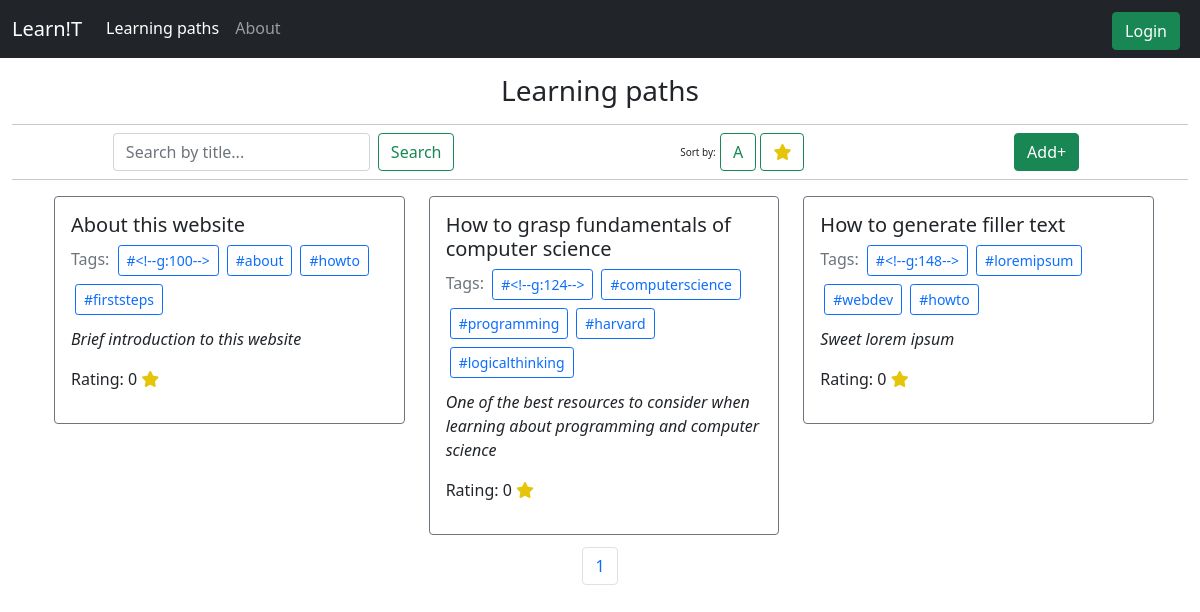
Screenshot of /learning-paths with the database file from the repository.
### tables this page shows
CREATE TABLE lpaths (
    id INTEGER PRIMARY KEY AUTOINCREMENT,
    title TEXT NOT NULL,
    tags TEXT,
    excerpt TEXT,
    body TEXT,
    rating INTEGER DEFAULT 0,
    isActive INTEGER DEFAULT 0,
    voted TEXT DEFAULT "",
    userId INTEGER,
    FOREIGN KEY(userId) REFERENCES users(id)
);

### app.py (the view, shortened to what this page needs)
@app.route('/learning-paths', methods=['GET'])
def learningPaths():
    active = [0, 1, 0]
    tag = request.args.get('tag')
    page = request.args.get('page')
    search = request.args.get('search')
    sortBy = request.args.get('sortBy')
    if page:
        page = int(page)
    if not page:
        page = 1
    limit = 6
    with sqlite3.connect(DB) as conn:
        cur = conn.cursor()
        count = int(cur.execute(
            "SELECT COUNT(*) FROM lpaths WHERE isActive=1;").fetchall()[0][0])
        pages = 0
        if((count % limit) > 0):
            pages = int(count/limit)+1
        else:
            pages = int(count/limit)
        if(tag):
            lpaths = cur.execute(
                "SELECT * FROM lpaths WHERE tags LIKE ? AND isActive = 1;", ("%"+tag+"%",)).fetchall()
            return render_template("learning-paths.html", active=active, paths=lpaths, pages=0, tag=tag)
        if(search):
            lpaths = cur.execute(
                "SELECT * FROM lpaths WHERE title LIKE ? AND isActive = 1 ORDER BY id DESC LIMIT ?;", ("%"+search+"%", limit,)).fetchall()
            return render_template("learning-paths.html", active=active, paths=lpaths, tag='x')
        if(page):
            lpaths = cur.execute(
                "SELECT * FROM lpaths WHERE isActive=1 ORDER BY id DESC LIMIT ? OFFSET ?;", (limit, (page-1)*limit)).fetchall()
            return render_template("learning-paths.html", active=active, paths=lpaths, pages=pages)
        lpaths = cur.execute(
            "SELECT * FROM lpaths WHERE isActive=1 ORDER BY id DESC LIMIT ?;", (limit,)).fetchall()
        if not lpaths:
            active = [0, 0, 0]
            return render_template('errorpage.html', active=active)
    return render_template("learning-paths.html", active=active, paths=lpaths, pages=pages)

### templates/learning-paths.html (shortened to what this page needs)
{% extends "layout.html" %} {% block title %} Learning paths {% endblock %} {%
block main %}
<div class="text-center">
  <h3 style="margin-bottom: 0rem">
    Learning paths
    <hr class="mb-0" />
  </h3>
</div>
<div class="d-flex justify-content-around align-items-center">
  <div class="d-flex me-4">
    <input
      type="text"
      id="search"
      class="form-control me-2"
      placeholder="Search by title..."
    />
    <button class="btn btn-outline-success" type="" onclick="Search()">
      Search
    </button>
  </div>
  <div>
    <span class="font-weight-light registertip">Sort by:</span>
    <button
      class="btn btn-outline-success"
      id="byAlpha"
      type=""
      onclick="byAlpha()"
    >
      A
    </button>
    <button
      class="btn btn-outline-success"
      id="byRating"
      type=""
      onclick="byRating()"
    >
      <i class="fa-solid fa-star" style="color: rgb(230, 196, 9)"></i>
    </button>
  </div>
  <div class="d-flex justify-content-end">
    <a href="/new"
      ><button class="btn btn-success m-2" type="submit" id="">Add+</button></a
    >
  </div>
</div>
<hr class="m-0 mb-1" />
<div class="container-lg justify-content-center">
  <div class="row p-2">
    {%if paths %} {%for path in paths%}
    <div class="col-md-4 container-fluid justify-content-center">
      <div
        class="card border-secondary w-100 m-1"
        name="card"
        onclick="window.location='./path?id={{path[0]}}';"
        style="width: 18rem"
      >
        <div class="card-body">
          <h5 class="card-title" id="title">{{path[1]}}</h5>
          <h6 class="card-subtitle mb-2 text-muted" id="tags">
            Tags: <span name="tags">{{path[2]}}</span>
          </h6>
          <p class="card-text fst-italic">{{path[3]}}</p>
          <p>
            Rating: {{path[5]}}
            <i class="fa-solid fa-star" style="color: rgb(230, 196, 9)"></i>
          </p>
        </div>
      </div>
    </div>
    {%endfor%} {%else%}
    <h1 class="container text-center mt-5">Found nothing</h1>
    {%endif%}
  </div>
  <div class="d-flex justify-content-around align-items-center">
    <nav aria-label="Page navigation example" class="align-items-center">
      <ul class="pagination">
        {%if sortBy %} {%for i in range(pages)%}
        <li class="page-item">
          <a
            class="page-link"
            href="/learning-paths?page={{i+1}}&sortBy={{sortBy}}"
            >{{i+1}}</a
          >
        </li>
        {%endfor%} {%elif tag %} {%else%} {%for i in range(pages)%}
        <li class="page-item">
          <a class="page-link" href="/learning-paths?page={{i+1}}">{{i+1}}</a>
        </li>
        {%endfor%} {%endif%}
      </ul>
    </nav>
  </div>
</div>
{% endblock %}

### templates/layout.html (shortened to what this page needs)
<!DOCTYPE html>
<html lang="en">
  <head>
    <link
      href="https://cdn.jsdelivr.net/npm/bootstrap@5.1.3/dist/css/bootstrap.min.css"
      rel="stylesheet"
    />
    <link href="/static/styles.css" rel="stylesheet" />
  </head>
  <body>
    <nav class="navbar navbar-expand-sm navbar-dark bg-dark">
      <div class="container-fluid">
        <a class="navbar-brand nav-item" href="/">Learn!T</a>
        <div
          class="offcanvas bg-dark navbar-dark offcanvas-end"
          tabindex="-1"
          id="offcanvasNavbar"
          aria-labelledby="offcanvasNavbarLabel"
        >
          <div class="offcanvas-body">
            {%if session['user_id']%}
            <ul class="navbar-nav navbar-dark bg-dark flex-grow-1 pe-3">
              <li class="nav-item">
                {%if active[1]%}
                <a
                  class="nav-link active"
                  href="/learning-paths"
                  aria-current="page"
                  >Learning paths</a
                >
                {%else%}
                <a class="nav-link" href="/learning-paths">Learning paths</a>
                {%endif%}
              </li>
              <li class="nav-item">
                {%if active[2]%}
                <a class="nav-link active" href="/about" aria-current="page"
                  >About</a
                >
                {%else%}
                <a class="nav-link" href="/about">About</a>
                {%endif%}
              </li>
            </ul>
            <form class="d-flex">
              <a
                class="btn btn-success me-2 mt-1"
                type="button"
                href="/account"
              >
                Account
              </a>
              <a
                class="btn btn-outline-success me-2 mt-1"
                type="button"
                href="/logout"
              >
                Log out
              </a>
            </form>
            {%else%}
            <ul class="navbar-nav navbar-dark bg-dark flex-grow-1 pe-3">
              <li class="nav-item">
                {%if active[1]%}
                <a
                  class="nav-link active"
                  href="/learning-paths"
                  aria-current="page"
                  >Learning paths</a
                >
                {%else%}
                <a class="nav-link" href="/learning-paths">Learning paths</a>
                {%endif%}
              </li>
              <li class="nav-item">
                {%if active[2]%}
                <a class="nav-link active" href="/about" aria-current="page"
                  >About</a
                >
                {%else%}
                <a class="nav-link" href="/about">About</a>
                {%endif%}
              </li>
            </ul>
            <form class="d-flex">
              <a class="btn btn-success me-2 mt-1" type="button" href="/login">
                Login
              </a>
            </form>
            {%endif%}
          </div>
        </div>
      </div>
    </nav>
    <main class="container-fluid py-3">{% block main %}{% endblock %}</main>
  </body>
</html>

### static/styles.css (style rules this page uses)
.registertip { font-size: x-small; text-decoration: none; }
[name=card] { cursor: pointer; }

### rows the page displays
lpaths: title "About this website", excerpt "Brief introduction to this website", rating "0"
lpaths: title "How to grasp fundamentals of computer science", excerpt "One of the best resources to consider when learning about programming and computer science", rating "0"
lpaths: title "How to generate filler text", excerpt "Sweet lorem ipsum", rating "0"

### other values shown
{{ i+1 }} "1"
